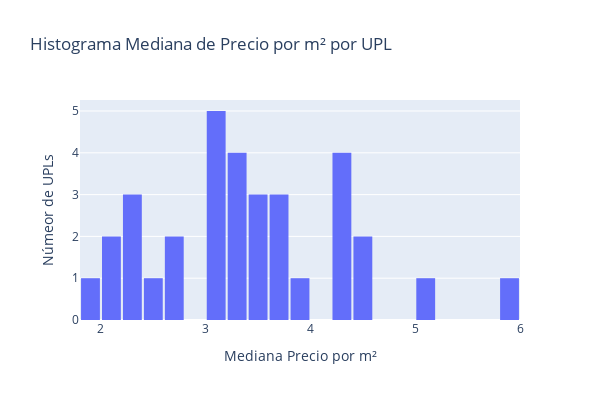

Write notebook code for a chart like this one.
### Code cell
fig = go.Figure(data=[go.Histogram(x=df_precio_upl['median_precio_m2'], nbinsx=20)])

# Update layout for better appearance and change figure size
fig.update_layout(
    title='Histograma Mediana de Precio por m² por UPL',
    xaxis_title='Mediana Precio por m²',
    yaxis_title='Númeor de UPLs',
    bargap=0.1,
    width=600,
    height=400,
)

# Show the plot
fig.show()

### Figure 1 — Plotly figure (JSON) as saved in the notebook; plotly's stock layout.template omitted (floating-point values rounded to 4 significant figures)
{"data": [{"nbinsx": 20, "type": "histogram", "x": [4.347, 5.909, 5, 4.583, 3.055, 4.487, 4.312, 4.226, 3.714, 3.333, 3.83, 2.633, 4.267, 1.99, 3.246, 3.451, 3.182, 3.293, 3.429, 3.731, 3.338, 3.486, 3.039, 3.667, 2.583, 2.778, 3.121, 2.131, 3.033, 2.112, 2.34, 2.222, 2.282]}], "layout": {"bargap": 0.1, "height": 400, "title": {"text": "Histograma Mediana de Precio por m² por UPL"}, "width": 600, "xaxis": {"title": {"text": "Mediana Precio por m²"}}, "yaxis": {"title": {"text": "Númeor de UPLs"}}}}
